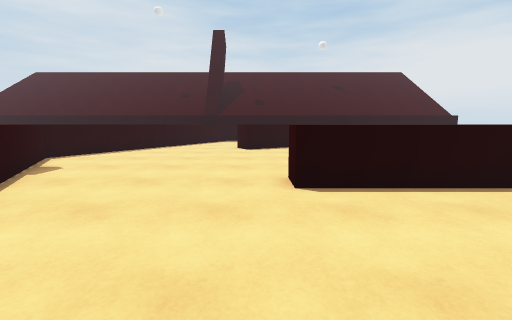
[1] (above)

19 first-person views from a walk through a 3-D level made in the Unity game engine. The camera is 1.3 m above the floor, tilts 8° down and sees 90° across. The floor is counted in squares, 1 m on a side. Each view is taken from the middle of a square. On the plan, view 1 faces up. The plan holds only what a view shows up to about 13 squares ahead; the rest is blank. The place goes on beyond the plan. The player is left out. Surface patterns are stand-ins for the level's own textures.

[2]
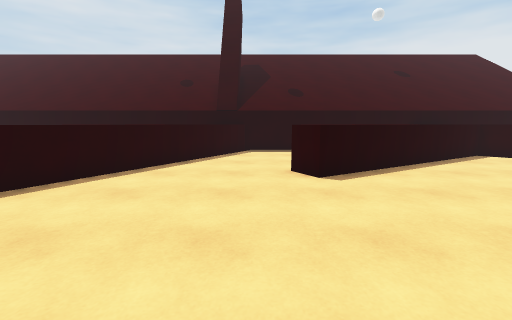

[3]
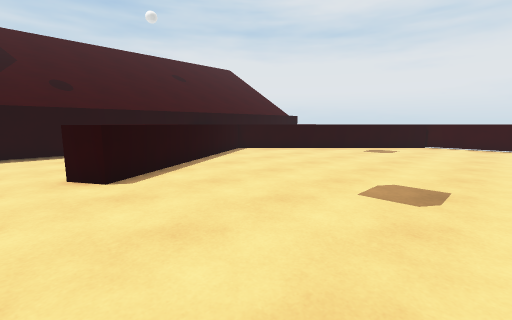

[4]
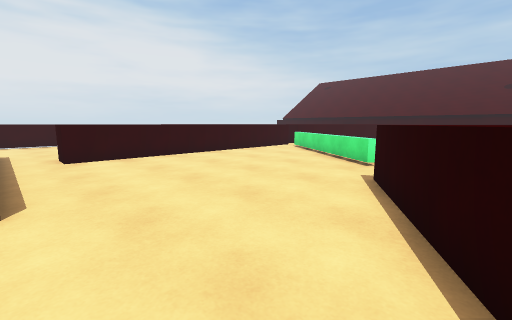

[5]
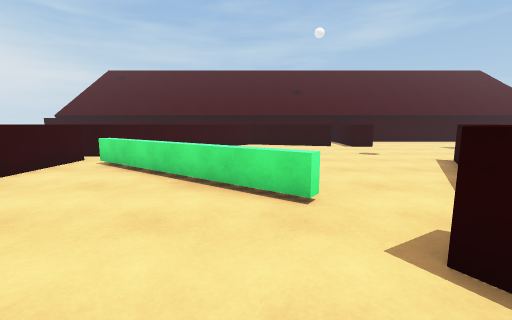

[6]
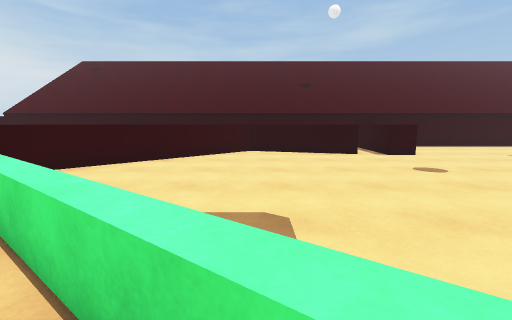

[7]
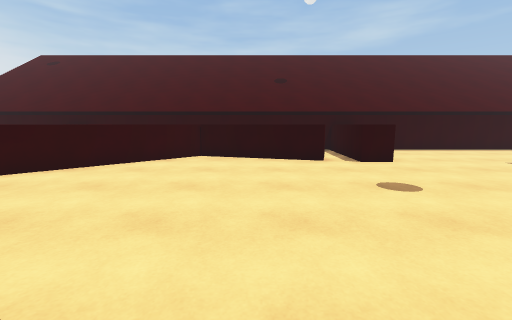

[8]
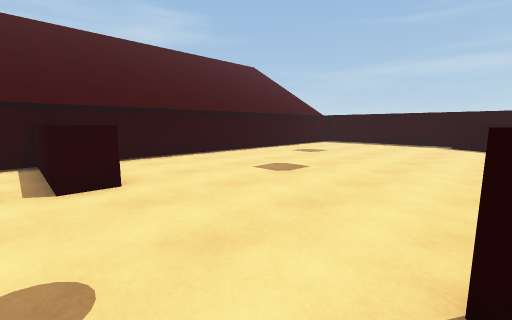

[9]
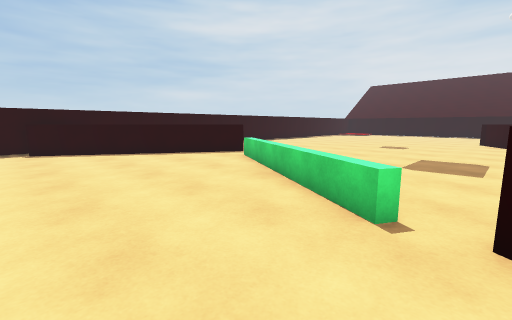

[10]
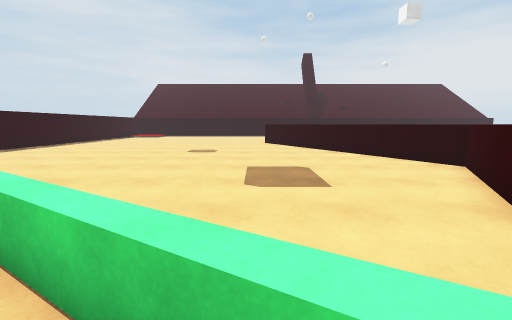

[11]
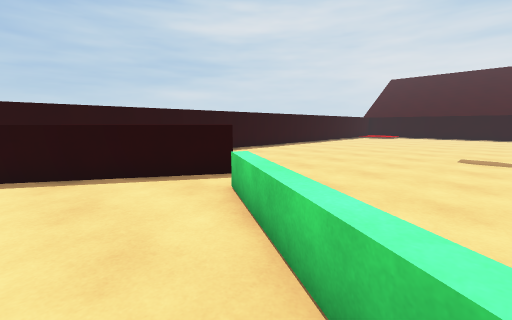

[12]
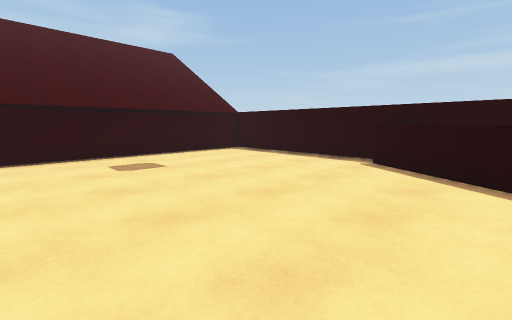

[13]
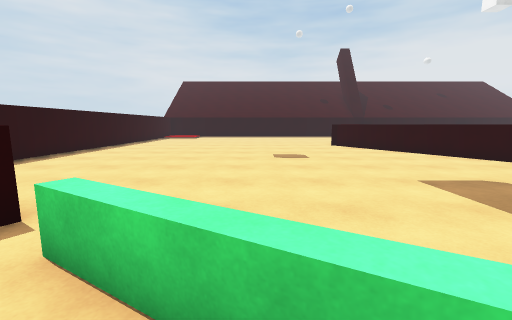

[14]
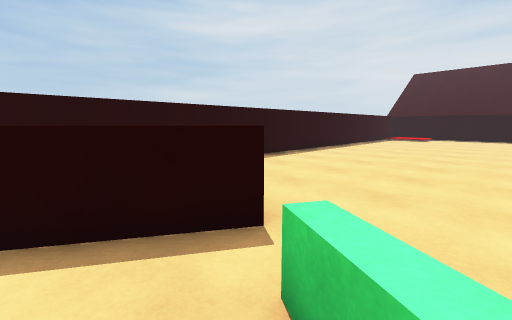

[15]
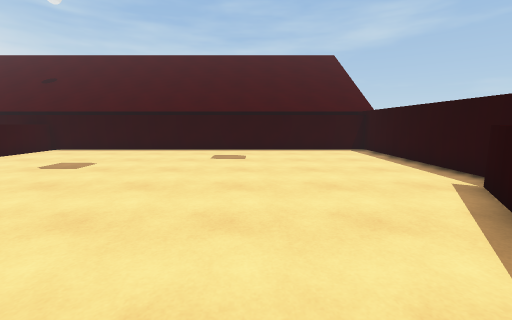

[16]
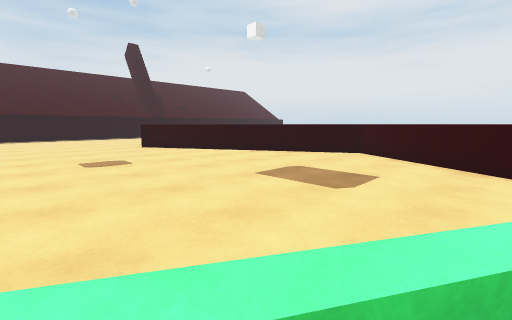

[17]
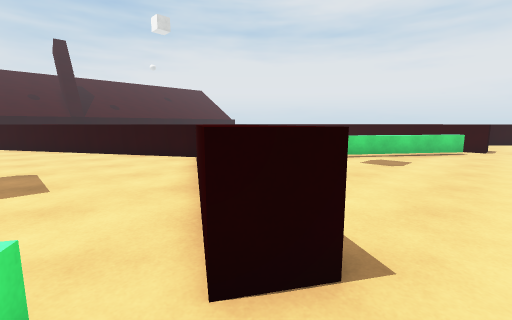

[18]
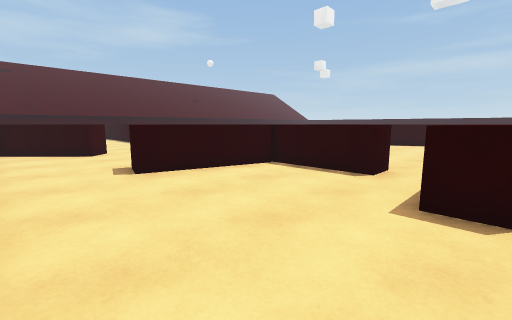

[19]
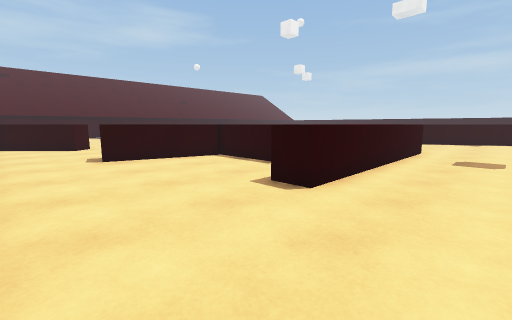

### Floor plan
Key: @ floor where view 1 was taken; # wall or solid block; x gap in a wall; . floor; = window, fence, low wall or low ledge; ^ raised ledge.
Columns run from 23 left of view 1 to 15 right of it. Each row starts with its distance up from view 1.
 20          ^^^^^^^^^^##^^^^^^^^^ ^^^
 19                     ^...     ^^
 18                    ^^..       ^
 17                    ^...     ^^^^
 16                   ^....    ^^..
 15                   ^....  ^^.....
 14                  ^....^^^........
 13                 ^^................
 12        ...      ^..................
 11       ......   ^....................
 10      .......   ^.....................
  9     ......... ^^......................^
  8    ............^^.....................^
  7  #.............^^.....................^
  6  #..............^^......^^^^^^^^^.....
  5  #...............^^.....^^^^^^^^^.....
  4  #...............^ ...................
  3  #................^^.........^^.......
  2  #................^^.........^^.......
  1  #.................^^........^^.......
  0  # ................^^..@.....^^^^.....
 -1  #  ...............^ ^.......^   ^^...
 -2  #   # ...........^^^........^    ^...
 -3  #   ^#= .........^^..=......^    ....
 -4  #   ^.=^=#......^^...===....     ....
 -5  #  ^....===#....^^.....==...^   .....
 -6  # ^^......===..^^.......==..^   .##..
 -7 ## ^........=^=^^.........===^   .^^^.
 -8 #^^...........=x^............^^.    ^^
 -9 #^^...........................^.     ^
-10 #^...........................^
-11 #...........................^^
-12 #..........................^^
-13 #.........................^^
-14 #...............^^.^.....^
-15 #...............^^. ^^^^^
-16 #...............^^.    ^
-17 #...............^^.
-18  ^^^^^^^^^^^^^^^^^^^^^^^^^^^^^^^^^^

Where each view was taken, in squares from view 1:
view 1: 0 up, 0 right, facing up
view 2: 7 up, 2 left, facing up
view 3: 7 up, 2 left, facing up-right
view 4: 5 up, 4 left, facing down-right
view 5: 1 up, 0 right, facing down
view 6: 3 down, 0 right, facing down
view 7: 5 down, 2 left, facing down
view 8: 8 down, 5 left, facing down-left
view 9: 11 down, 8 left, facing up-left
view 10: 8 down, 10 left, facing up
view 11: 7 down, 12 left, facing up-left
view 12: 7 down, 13 left, facing down-left
view 13: 6 down, 14 left, facing up
view 14: 5 down, 15 left, facing up-left
view 15: 5 down, 17 left, facing down
view 16: 5 down, 15 left, facing up-right
view 17: 9 down, 9 left, facing up-right
view 18: 6 up, 14 right, facing down-left
view 19: 9 up, 14 right, facing down-left
